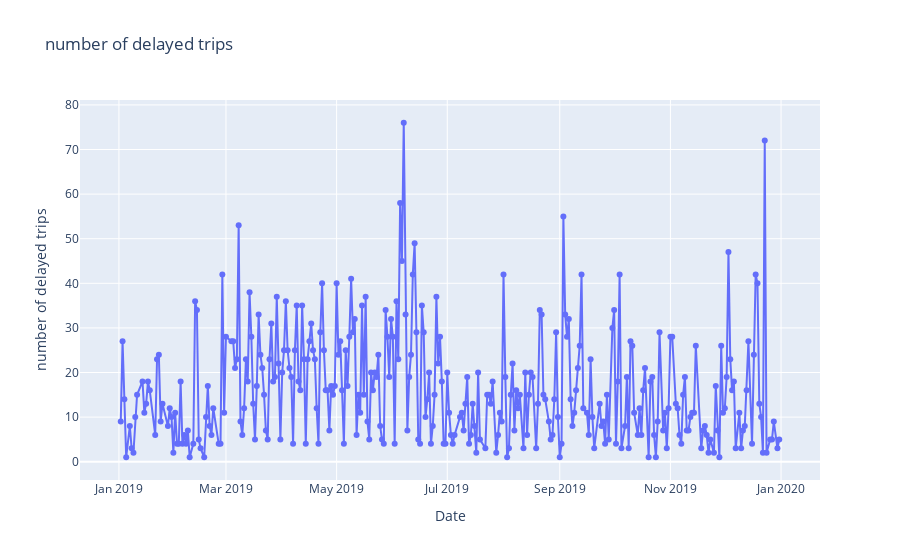

The code cell stored with this chart in its notebook:
### Markdown cell above
### Higher the snow more the delayed trips during the month of december 
###  also the delayed trips are more in the month from May to September 2019.
### overall there is no particualr pattern as such

### Code cell
fig=go.Figure()
fig.add_trace(go.Scatter(x=df_pass_count1.index, y=df_pass_count1["Difference_in_Minutes"],
                    mode='lines+markers',
                    name=' number of delayed trips vs avg temp'))

fig.update_layout(title="number of delayed trips",
                 xaxis_title="Date",yaxis_title=" number of delayed trips",legend=dict(x=0,y=1,traceorder="normal"))

fig.show()

### Figure 1 — Plotly figure (JSON) as saved in the notebook; plotly's stock layout.template omitted (floating-point values rounded to 4 significant figures; data arrays with more than 128 entries replaced by an {"elided": "..."} marker saying what was removed)
{"data": [{"mode": "lines+markers", "name": " number of delayed trips vs avg temp", "type": "scatter", "x": {"elided": "327 str values"}, "y": {"elided": "327 int values"}}], "layout": {"legend": {"traceorder": "normal", "x": 0, "y": 1}, "title": {"text": "number of delayed trips"}, "xaxis": {"title": {"text": "Date"}}, "yaxis": {"title": {"text": " number of delayed trips"}}}}
